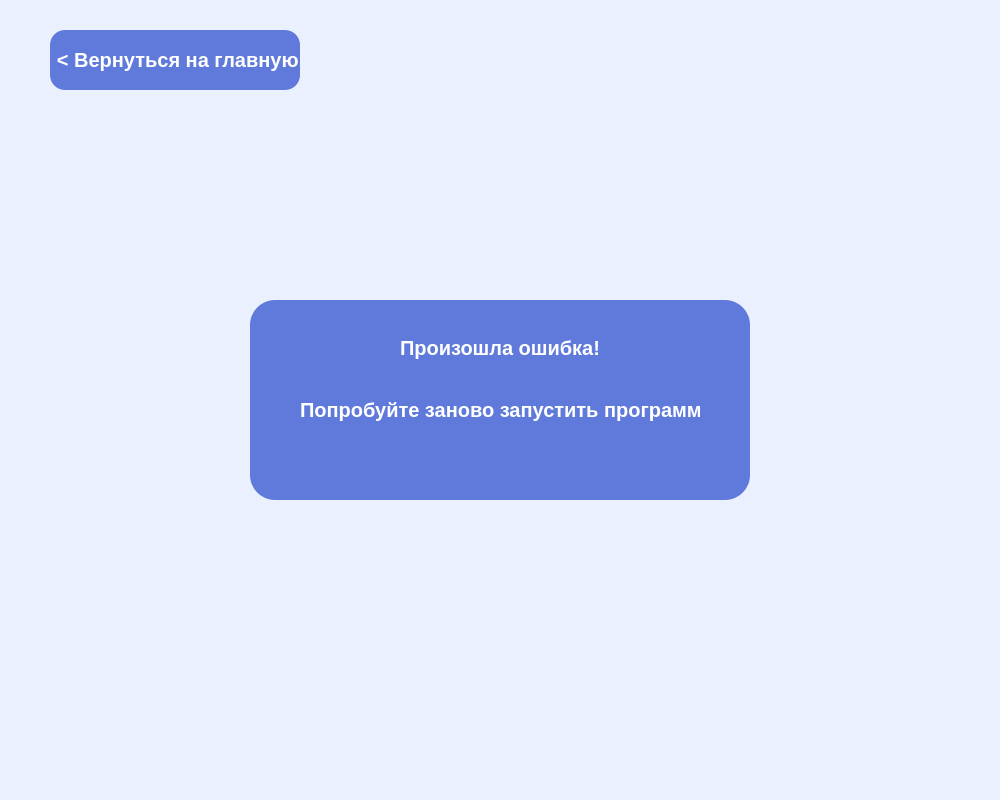
<?xml version="1.0" encoding="UTF-8"?>
<ui version="4.0">
 <class>MainWindow</class>
 <widget class="QMainWindow" name="MainWindow">
  <property name="geometry">
   <rect>
    <x>0</x>
    <y>0</y>
    <width>1000</width>
    <height>800</height>
   </rect>
  </property>
  <property name="windowTitle">
   <string>MainWindow</string>
  </property>
  <property name="styleSheet">
   <string notr="true">background-color: rgb(235, 240, 255);</string>
  </property>
  <widget class="QWidget" name="centralwidget">
   <widget class="QPushButton" name="pushButton">
    <property name="geometry">
     <rect>
      <x>50</x>
      <y>30</y>
      <width>250</width>
      <height>60</height>
     </rect>
    </property>
    <property name="styleSheet">
     <string notr="true">background-color: #5F7ADB;
color: rgb(255, 255, 255);
font: 20px;
font-weight: 600;
border-radius: 15px;</string>
    </property>
    <property name="text">
     <string> &lt; Вернуться на главную</string>
    </property>
   </widget>
   <widget class="QLabel" name="label">
    <property name="geometry">
     <rect>
      <x>250</x>
      <y>300</y>
      <width>500</width>
      <height>200</height>
     </rect>
    </property>
    <property name="styleSheet">
     <string notr="true">background-color: #5F7ADB;
color: rgb(255, 255, 255);
font: 20px;
font-weight: 600;
border-radius: 25px;</string>
    </property>
    <property name="text">
     <string/>
    </property>
   </widget>
   <widget class="QLabel" name="label_2">
    <property name="geometry">
     <rect>
      <x>400</x>
      <y>330</y>
      <width>200</width>
      <height>35</height>
     </rect>
    </property>
    <property name="styleSheet">
     <string notr="true">background-color: #5F7ADB;
color: rgb(255, 255, 255);
font: 20px;
font-weight: 600;</string>
    </property>
    <property name="text">
     <string>Произошла ошибка!</string>
    </property>
   </widget>
   <widget class="QLabel" name="label_3">
    <property name="geometry">
     <rect>
      <x>300</x>
      <y>390</y>
      <width>400</width>
      <height>40</height>
     </rect>
    </property>
    <property name="styleSheet">
     <string notr="true">background-color: #5F7ADB;
color: rgb(255, 255, 255);
font: 20px;
font-weight: 600;</string>
    </property>
    <property name="text">
     <string>Попробуйте заново запустить программу</string>
    </property>
   </widget>
  </widget>
 </widget>
 <resources/>
 <connections/>
</ui>
